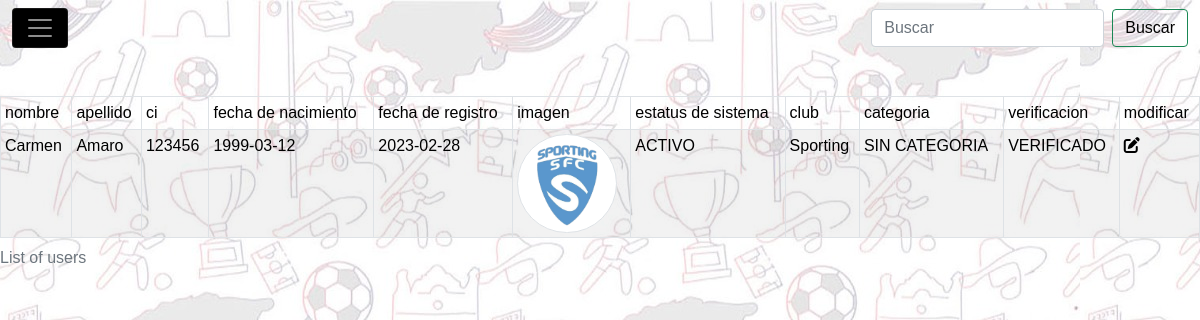
/buscar_oficial_club.php, run on the app's committed database.
### tables this page shows
CREATE TABLE `usuario` (
  `id_usuario` int(11) NOT NULL,
  `nombre_usuario` varchar(60) NOT NULL,
  `segundoN` varchar(60) NOT NULL,
  `apellido` varchar(60) NOT NULL,
  `segundoA` varchar(60) NOT NULL,
  `ci` int(8) NOT NULL,
  `fecha_nac_us` date NOT NULL,
  `fecha_registro_us` date NOT NULL,
  `imagen_us` varchar(300) NOT NULL,
  `tipo_imagen` varchar(60) NOT NULL,
  `tipo_imagen_dt` varchar(30) NOT NULL,
  `image_dt` varchar(300) NOT NULL,
  `usuario` varchar(60) NOT NULL,
  `clave` varchar(33) NOT NULL,
  `id_t_usuario` int(11) NOT NULL,
  `id_status_sistema` int(11) NOT NULL,
  `id_club` int(11) NOT NULL,
  `id_categoria` int(11) NOT NULL,
  `id_status_verificacion` int(11) NOT NULL,
  `id_carnet_jug` int(11) NOT NULL
);

CREATE TABLE `status_sistema` (
  `id_status_sistema` int(11) NOT NULL,
  `nombre_status_sistema` varchar(30) NOT NULL
);

CREATE TABLE `club` (
  `id_club` int(11) NOT NULL,
  `nombre_club` varchar(60) NOT NULL,
  `fecha_fund` date NOT NULL,
  `fecha_reg` datetime NOT NULL,
  `id_status_sistema` int(11) NOT NULL,
  `tipo_acta` varchar(60) NOT NULL,
  `img_acta` varchar(300) NOT NULL,
  `tipo_logo` varchar(60) NOT NULL,
  `img_logo` varchar(300) NOT NULL,
  `id_status_club` int(11) NOT NULL
);

CREATE TABLE `categoria` (
  `id_categoria` int(11) NOT NULL,
  `nombre_categoria` varchar(60) NOT NULL,
  `edad_max` int(2) NOT NULL,
  `id_status_sistema` int(11) NOT NULL
);

CREATE TABLE `status_verificacion` (
  `id_status_verificacion` int(11) NOT NULL,
  `nombre_verificacion` varchar(20) NOT NULL
);

### buscar_oficial_club.php (the view, shortened to what this page needs)
<!DOCTYPE html>
<html lang="es">
<head>
	<link rel="stylesheet" href="./css/bootstrap.css">
	<link rel="stylesheet" type="text/css" href="./css/estilos.css">
	<link rel="stylesheet" href="./js/bootstrap.js">
	<link rel="stylesheet" href="./css/normalize.css">
</head>
<body>
	<div class="content">
		<header>
			<nav class="navbar navbar-dark  fixed-top">
				<div class="container-fluid">
					<button class="navbar-toggler" type="button" data-bs-toggle="offcanvas" data-bs-target="#offcanvasDarkNavbar" aria-controls="offcanvasDarkNavbar">
						<span class="navbar-toggler-icon"></span>
					</button>
					<form class="d-flex">
						<input class="form-control me-2 light-table-filter" data-table="table_id" type="text" placeholder="Buscar" name="enviar">
						<button id="buscar" class="btn btn-outline-success" name="buscar" tpe="buttom" >Buscar</button>
					</form>
				</div>
			</div>
	<main class="main">
		<br>
		<br>
		<br>
		<br>
		<div class="table-responsive table-responsive-sm table-responsive-md table-responsive-lg table-responsive-xl table_jug">
			<table class="table table-borderless table-striped table-bordered table-borderless table-hover table_id table-sm"  action="modificar_jugador.php" method="POST">
				<caption>List of users</caption>
				<thead class="thead-dark|thead-light">
					<tr>
						<th scope="col">nombre</th>
						<th scope="col">apellido</th>
						<th scope="col">ci</th>
						<th scope="col">fecha de nacimiento</th>
						<th scope="col">fecha de registro</th>
						<th scope="col">imagen</th>
						<th scope="col">estatus de sistema</th>
						<th scope="col">club</th>
						<th scope="col">categoria</th>
						<th scope="col">verificacion</th>
						<th scope="col">modificar</th>
					</tr>
				</thead>
				<tbody>
					<?php
					include './modelo/conexion.php';
					$sql = "SELECT
					`usuario`.`id_usuario`,
					`usuario`.`nombre_usuario`,
					`usuario`.`segundoN`,
					`usuario`.`apellido`,
					`usuario`.`segundoA`,
					`usuario`.`ci`,
					`club`.`nombre_club`,
					`categoria`.`nombre_categoria`,
					`status_sistema`.`nombre_status_sistema`,
					`status_verificacion`.`nombre_verificacion`,
					`usuario`.`fecha_nac_us`,
					`usuario`.`fecha_registro_us`,
					`usuario`.`imagen_us`
				FROM
					`usuario`,
					`club`,
					`categoria`,
					`status_sistema`,
					`status_verificacion`
				WHERE
					(
						(
							`usuario`.`id_t_usuario` = 6
							/*AND `usuario`.`id_status_sistema` = 1 */
							/* AND `usuario`.`id_categoria` = 5 */
							/*	AND `usuario`.`id_status_sistema`= 1 */
							/*AND `usuario`.`id_status_verificacion`= 2*/
						) AND(`usuario`.`id_club` = `club`.`id_club`) AND(
							`usuario`.`id_categoria` = `categoria`.`id_categoria`
						) AND(
							`usuario`.`id_status_sistema` = `status_sistema`.`id_status_sistema`
						) AND(
							`usuario`.`id_status_verificacion` = `status_verificacion`.`id_status_verificacion`
						)
					)";
					$res = mysqli_query($conn, $sql);
					while ($row = mysqli_fetch_assoc($res)) {
						?>
						<tr>
							<td><?php echo $row['nombre_usuario']; ?></td>
							<td scope="col"><?php echo $row['apellido']; ?></td>
							<td scope="col"><?php echo $row['ci']; ?></td>
							<td scope="col"><?php echo $row['fecha_nac_us']; ?></td>
							<td scope="col"><?php echo $row['fecha_registro_us']; ?></td>
							<td>
								<img class="img_buscar img-thumbnail" width="100" height="100" src="<?php echo $row['imagen_us'] ?>">
							</td>
							<td scope="col"><?php echo $row['nombre_status_sistema']; ?></td>
							<td scope="col"><?php echo $row['nombre_club']; ?></td>
							<td scope="col"><?php echo $row['nombre_categoria']; ?></td>
							<td scope="col"><?php echo $row['nombre_verificacion']; ?></td>
							<td><a href="./modificar_oficial_club.php?id_user=<?php echo $row['id_usuario']; ?>" name="seleccionar"><i class="fa-solid fa-pen-to-square"></i></a></td>
						</tr>
						<?php
					}
					?>
				</tbody>
			</table>
		</div>
	</main>
</body>
</html>

### css/estilos.css (style rules this page uses)
* { font-family: 'Nunito', sans-serif; font-weight: 100; }
body { background-image: url(../img/foto-sis/fondo.jpg); height: 100vh; background-attachment: fixed; }
.navbar-toggler { background: #000; }
.conocenos-body, .btn { color: #000; }
.img_buscar { border-radius: 50px; }

### data on the page
usuario: nombre_usuario "Carmen", apellido "Amaro", ci "123456", fecha_nac_us "1999-03-12", fecha_registro_us "2023-02-28", imagen_us (picture), id_status_sistema.nombre_status_sistema "ACTIVO", id_club.nombre_club "Sporting", id_categoria.nombre_categoria "SIN CATEGORIA", id_status_verificacion.nombre_verificacion "VERIFICADO"
